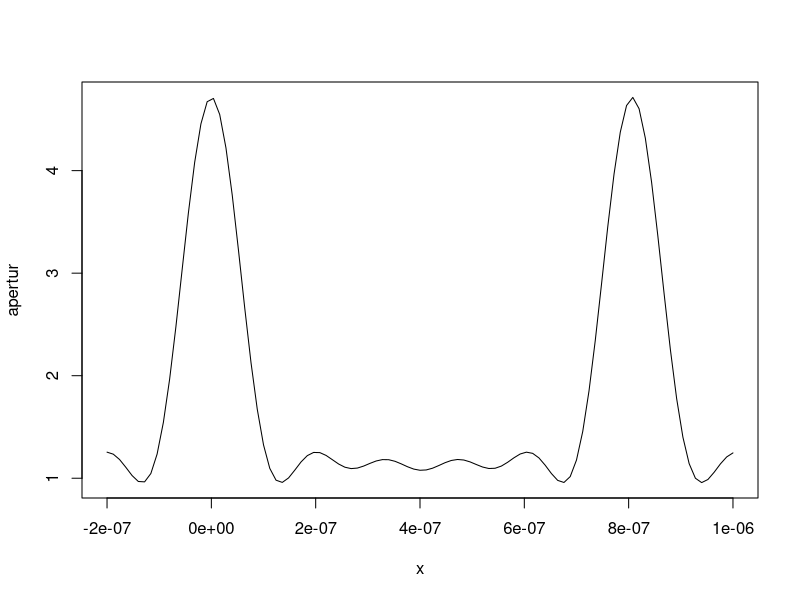

Write the R code that produced this figure.
g <- 2*pi/0.000000807
apertur <- function(x){sqrt(2.72)+sqrt(0.935)*cos(x*g)+ sqrt(0.6735)*cos(2*x*g)+sqrt(0.4245)*cos(3*x*g)+sqrt(0.1815)*cos(4*x*g)+sqrt(0.04012)*cos(5*x*g)}
plot (apertur,-0.0000002,0.000001)
max <- sqrt(2.72)+sqrt(0.935)+ sqrt(0.6735)+sqrt(0.4245)+sqrt(0.1815)+sqrt(0.06)
f1 <- function(x){(4.75938/2)*x^0}
interf <- function(x){abs(apertur(x)-f1(x))}
intersect <- optimize(interf, interval=c(-0.06, 0))
#plot(f1, -0.000002,0.000002, add =  TRUE)
#plot(interf, -0.000002,0.000002)